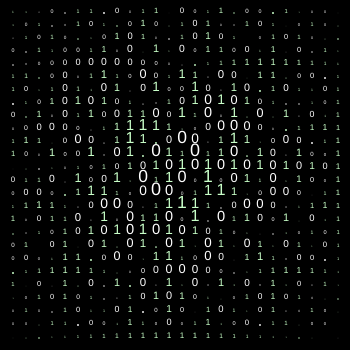
Frame 1 (no input)
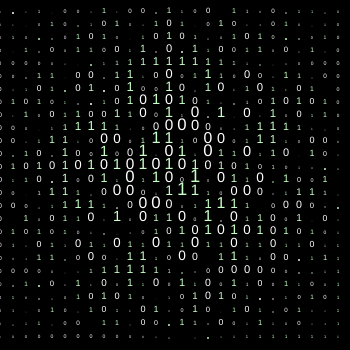
Frame 60 (no input)
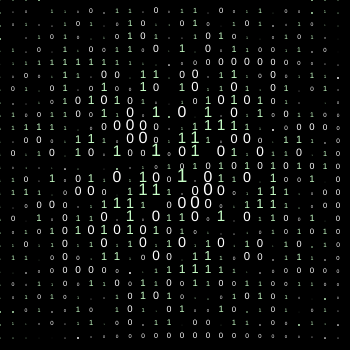
Frame 120 (the mouse pressed at the canvas centre since frame 60)

The p5.js sketch that drew these frames (run headless with seeded random() and noise() and a simulated clock; from frame 60 on, the mouse is pressed at the canvas centre):

// p5.js sketch
// ── sketch.js
/*
Bit patterns

Controls:
  - Move the mouse around.

Author:
  Jason Labbe

Site:
  jasonlabbe3d.com
*/

var speed = 0.03;
var maxSize = 20;
var falloff = 250;
var steps = 13;
var color1;
var color2;


function setup() {
	createCanvas(350, 350);
	
	textAlign(CENTER);
	noStroke();
	
	color1 = color(255);
	color2 = color(200, 255, 200);
  //cursor(HAND);
}


function draw() {
	background(0);
	
	for (let x = 0; x < width; x+=steps) {
		for (let y = 0; y < height; y+=steps) {
			let mult = 0.1;
			
			// Decrease size the further it's from the mouse.
			//let d = dist(mouseX, mouseY, x, y);
      let d = dist(width/2, height/2, x, y);
			if (d < falloff) {
				mult = map(d, 0, falloff, 1, 0.1);
			}
			
			// Calculate the size.
			let sw = sin((x*y+frameCount)*speed)*maxSize*mult;
			let absSw = abs(sw);
			
			let t;
			
			// Get values based on its size.
			if (sw > 0) {
				fill(color1);
				t = "0";
			} else {
				fill(color2);
				t = "1";
			}
			
			if (absSw > 2) {
				// Display text.
				textSize(absSw);
				text(t, x, y);
			} else {
				// If it's small enough, draw a circle as an optimization.
				ellipse(x, y, absSw, absSw);
			}
		}
	}
}
